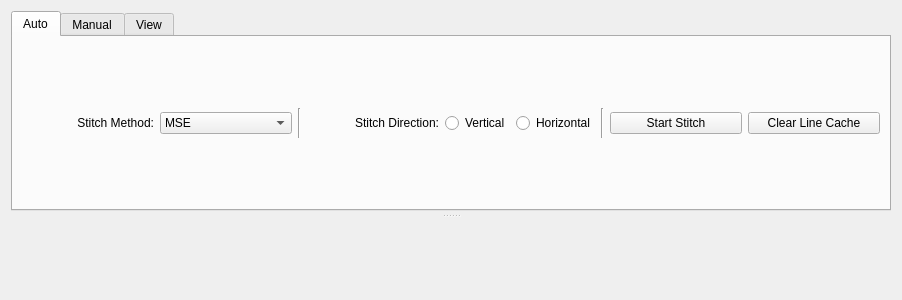
<?xml version="1.0" encoding="UTF-8"?>
<ui version="4.0">
 <class>TabStitch</class>
 <widget class="QWidget" name="TabStitch">
  <property name="geometry">
   <rect>
    <x>0</x>
    <y>0</y>
    <width>902</width>
    <height>300</height>
   </rect>
  </property>
  <property name="windowTitle">
   <string>Form</string>
  </property>
  <layout class="QVBoxLayout" name="verticalLayout_2">
   <item>
    <widget class="QSplitter" name="splitter">
     <property name="orientation">
      <enum>Qt::Orientation::Vertical</enum>
     </property>
     <property name="handleWidth">
      <number>10</number>
     </property>
     <property name="childrenCollapsible">
      <bool>false</bool>
     </property>
     <widget class="QTabWidget" name="tabWidget">
      <property name="currentIndex">
       <number>0</number>
      </property>
      <property name="tabsClosable">
       <bool>false</bool>
      </property>
      <property name="movable">
       <bool>false</bool>
      </property>
      <property name="tabBarAutoHide">
       <bool>false</bool>
      </property>
      <widget class="QWidget" name="tab_auto">
       <attribute name="title">
        <string>Auto</string>
       </attribute>
       <layout class="QHBoxLayout" name="horizontalLayout">
        <item>
         <widget class="QLabel" name="label_17">
          <property name="layoutDirection">
           <enum>Qt::LayoutDirection::LeftToRight</enum>
          </property>
          <property name="text">
           <string>Stitch Method:</string>
          </property>
          <property name="alignment">
           <set>Qt::AlignmentFlag::AlignRight|Qt::AlignmentFlag::AlignTrailing|Qt::AlignmentFlag::AlignVCenter</set>
          </property>
         </widget>
        </item>
        <item>
         <widget class="QComboBox" name="comboBox_stitch_method">
          <property name="sizePolicy">
           <sizepolicy hsizetype="Minimum" vsizetype="Fixed">
            <horstretch>0</horstretch>
            <verstretch>0</verstretch>
           </sizepolicy>
          </property>
          <property name="toolTip">
           <string>&lt;html&gt;&lt;head/&gt;&lt;body&gt;&lt;p&gt;SSIM: A bit slower but have way better result. Recommended.&lt;/p&gt;&lt;p&gt;MSE: Less cpu usage.&lt;/p&gt;&lt;/body&gt;&lt;/html&gt;</string>
          </property>
          <property name="currentText">
           <string>MSE</string>
          </property>
          <item>
           <property name="text">
            <string>MSE</string>
           </property>
          </item>
          <item>
           <property name="text">
            <string>SSIM</string>
           </property>
          </item>
          <item>
           <property name="text">
            <string>DIRECT</string>
           </property>
          </item>
         </widget>
        </item>
        <item>
         <widget class="Line" name="line_5">
          <property name="sizePolicy">
           <sizepolicy hsizetype="Fixed" vsizetype="Fixed">
            <horstretch>0</horstretch>
            <verstretch>0</verstretch>
           </sizepolicy>
          </property>
          <property name="minimumSize">
           <size>
            <width>0</width>
            <height>30</height>
           </size>
          </property>
          <property name="orientation">
           <enum>Qt::Orientation::Vertical</enum>
          </property>
         </widget>
        </item>
        <item>
         <widget class="QLabel" name="label_27">
          <property name="text">
           <string>Stitch Direction:</string>
          </property>
          <property name="alignment">
           <set>Qt::AlignmentFlag::AlignRight|Qt::AlignmentFlag::AlignTrailing|Qt::AlignmentFlag::AlignVCenter</set>
          </property>
         </widget>
        </item>
        <item>
         <widget class="QRadioButton" name="radioButton_stitch_direction_vertical">
          <property name="sizePolicy">
           <sizepolicy hsizetype="Fixed" vsizetype="Fixed">
            <horstretch>0</horstretch>
            <verstretch>0</verstretch>
           </sizepolicy>
          </property>
          <property name="text">
           <string>Vertical</string>
          </property>
         </widget>
        </item>
        <item>
         <widget class="QRadioButton" name="radioButton_stitch_direction_horizontal">
          <property name="sizePolicy">
           <sizepolicy hsizetype="Fixed" vsizetype="Fixed">
            <horstretch>0</horstretch>
            <verstretch>0</verstretch>
           </sizepolicy>
          </property>
          <property name="text">
           <string>Horizontal</string>
          </property>
         </widget>
        </item>
        <item>
         <widget class="Line" name="line_4">
          <property name="sizePolicy">
           <sizepolicy hsizetype="Fixed" vsizetype="Fixed">
            <horstretch>0</horstretch>
            <verstretch>0</verstretch>
           </sizepolicy>
          </property>
          <property name="minimumSize">
           <size>
            <width>0</width>
            <height>30</height>
           </size>
          </property>
          <property name="orientation">
           <enum>Qt::Orientation::Vertical</enum>
          </property>
         </widget>
        </item>
        <item>
         <widget class="QPushButton" name="pushButton_start_stitiching">
          <property name="text">
           <string>Start Stitch</string>
          </property>
         </widget>
        </item>
        <item>
         <widget class="QPushButton" name="pushButton_clear_cache">
          <property name="toolTip">
           <string>&lt;html&gt;&lt;head/&gt;&lt;body&gt;&lt;p&gt;Remove ScoreDetections.json which cached detected lines data, used to stitch images as reference.&lt;/p&gt;&lt;/body&gt;&lt;/html&gt;</string>
          </property>
          <property name="text">
           <string>Clear Line Cache</string>
          </property>
         </widget>
        </item>
       </layout>
      </widget>
      <widget class="QWidget" name="tab_manual">
       <attribute name="title">
        <string>Manual</string>
       </attribute>
       <layout class="QHBoxLayout" name="horizontalLayout_3">
        <item>
         <widget class="QLabel" name="label">
          <property name="text">
           <string>Index:</string>
          </property>
          <property name="alignment">
           <set>Qt::AlignmentFlag::AlignRight|Qt::AlignmentFlag::AlignTrailing|Qt::AlignmentFlag::AlignVCenter</set>
          </property>
         </widget>
        </item>
        <item>
         <widget class="QSpinBox" name="spinBox_stitch_points_index">
          <property name="toolTip">
           <string>&lt;html&gt;&lt;head/&gt;&lt;body&gt;&lt;p&gt;The index of stitch points.&lt;/p&gt;&lt;/body&gt;&lt;/html&gt;</string>
          </property>
         </widget>
        </item>
        <item>
         <widget class="QLabel" name="label_2">
          <property name="text">
           <string>Position:</string>
          </property>
          <property name="alignment">
           <set>Qt::AlignmentFlag::AlignRight|Qt::AlignmentFlag::AlignTrailing|Qt::AlignmentFlag::AlignVCenter</set>
          </property>
         </widget>
        </item>
        <item>
         <widget class="QSpinBox" name="spinBox_stitch_points_value">
          <property name="toolTip">
           <string>&lt;html&gt;&lt;head/&gt;&lt;body&gt;&lt;p&gt;The value of the stitch point.&lt;/p&gt;&lt;/body&gt;&lt;/html&gt;</string>
          </property>
          <property name="stepType">
           <enum>QAbstractSpinBox::StepType::DefaultStepType</enum>
          </property>
         </widget>
        </item>
        <item>
         <widget class="Line" name="line">
          <property name="sizePolicy">
           <sizepolicy hsizetype="Fixed" vsizetype="Fixed">
            <horstretch>0</horstretch>
            <verstretch>0</verstretch>
           </sizepolicy>
          </property>
          <property name="minimumSize">
           <size>
            <width>0</width>
            <height>40</height>
           </size>
          </property>
          <property name="orientation">
           <enum>Qt::Orientation::Vertical</enum>
          </property>
         </widget>
        </item>
        <item>
         <widget class="QLabel" name="label_3">
          <property name="text">
           <string>ScoreStitchData:</string>
          </property>
          <property name="alignment">
           <set>Qt::AlignmentFlag::AlignRight|Qt::AlignmentFlag::AlignTrailing|Qt::AlignmentFlag::AlignVCenter</set>
          </property>
         </widget>
        </item>
        <item>
         <widget class="QPushButton" name="pushButton_select_file">
          <property name="text">
           <string>Open</string>
          </property>
         </widget>
        </item>
        <item>
         <widget class="QPushButton" name="pushButton_save_file">
          <property name="text">
           <string>Save</string>
          </property>
         </widget>
        </item>
        <item>
         <widget class="QPushButton" name="pushButton_save_file_as">
          <property name="text">
           <string>Save As</string>
          </property>
         </widget>
        </item>
        <item>
         <widget class="Line" name="line_2">
          <property name="sizePolicy">
           <sizepolicy hsizetype="Fixed" vsizetype="Fixed">
            <horstretch>0</horstretch>
            <verstretch>0</verstretch>
           </sizepolicy>
          </property>
          <property name="minimumSize">
           <size>
            <width>0</width>
            <height>40</height>
           </size>
          </property>
          <property name="orientation">
           <enum>Qt::Orientation::Vertical</enum>
          </property>
         </widget>
        </item>
        <item>
         <widget class="QPushButton" name="pushButton_save_image">
          <property name="toolTip">
           <string>&lt;html&gt;&lt;head/&gt;&lt;body&gt;&lt;p&gt;Save manual stitched image to reclip.&lt;/p&gt;&lt;/body&gt;&lt;/html&gt;</string>
          </property>
          <property name="text">
           <string>Save Image</string>
          </property>
         </widget>
        </item>
       </layout>
      </widget>
      <widget class="QWidget" name="tab_view">
       <attribute name="title">
        <string>View</string>
       </attribute>
       <layout class="QHBoxLayout" name="horizontalLayout_6">
        <item>
         <widget class="QLabel" name="label_4">
          <property name="text">
           <string>Mark Point Position:</string>
          </property>
          <property name="alignment">
           <set>Qt::AlignmentFlag::AlignRight|Qt::AlignmentFlag::AlignTrailing|Qt::AlignmentFlag::AlignVCenter</set>
          </property>
         </widget>
        </item>
        <item>
         <widget class="QDoubleSpinBox" name="doubleSpinBox_location_mark_point">
          <property name="toolTip">
           <string>&lt;html&gt;&lt;head/&gt;&lt;body&gt;&lt;p&gt;Position of the mark point. From 0 to 1 on the stitching line axis.&lt;/p&gt;&lt;/body&gt;&lt;/html&gt;</string>
          </property>
          <property name="minimum">
           <double>0.100000000000000</double>
          </property>
          <property name="maximum">
           <double>1.000000000000000</double>
          </property>
          <property name="singleStep">
           <double>0.010000000000000</double>
          </property>
          <property name="value">
           <double>0.350000000000000</double>
          </property>
         </widget>
        </item>
        <item>
         <widget class="QCheckBox" name="checkBox_show_mark_point">
          <property name="text">
           <string>Show Mark Point</string>
          </property>
         </widget>
        </item>
        <item>
         <widget class="Line" name="line_3">
          <property name="sizePolicy">
           <sizepolicy hsizetype="Fixed" vsizetype="Fixed">
            <horstretch>0</horstretch>
            <verstretch>0</verstretch>
           </sizepolicy>
          </property>
          <property name="minimumSize">
           <size>
            <width>0</width>
            <height>30</height>
           </size>
          </property>
          <property name="orientation">
           <enum>Qt::Orientation::Vertical</enum>
          </property>
         </widget>
        </item>
        <item>
         <widget class="QCheckBox" name="checkBox_lock_zoom">
          <property name="toolTip">
           <string>&lt;html&gt;&lt;head/&gt;&lt;body&gt;&lt;p&gt;Lock the view zoom in the opposite direction of stitch direction.&lt;/p&gt;&lt;/body&gt;&lt;/html&gt;</string>
          </property>
          <property name="text">
           <string>Lock Zoom</string>
          </property>
         </widget>
        </item>
        <item>
         <widget class="QCheckBox" name="checkBox_auto_zoom">
          <property name="toolTip">
           <string>&lt;html&gt;&lt;head/&gt;&lt;body&gt;&lt;p&gt;Auto reset zoom and range when index or position changed.&lt;/p&gt;&lt;/body&gt;&lt;/html&gt;</string>
          </property>
          <property name="text">
           <string>Auto Range</string>
          </property>
         </widget>
        </item>
        <item>
         <widget class="QPushButton" name="pushButton_reset_region">
          <property name="toolTip">
           <string>&lt;html&gt;&lt;head/&gt;&lt;body&gt;&lt;p&gt;Reset the preview region to current stitching line area.&lt;/p&gt;&lt;/body&gt;&lt;/html&gt;</string>
          </property>
          <property name="text">
           <string>Reset Zoom</string>
          </property>
         </widget>
        </item>
       </layout>
      </widget>
     </widget>
     <widget class="ImageViewer" name="ImageViewer" native="true"/>
    </widget>
   </item>
  </layout>
 </widget>
 <customwidgets>
  <customwidget>
   <class>ImageViewer</class>
   <extends>QWidget</extends>
   <header>..widgets.ImageViewer</header>
   <container>1</container>
  </customwidget>
 </customwidgets>
 <resources/>
 <connections/>
</ui>
